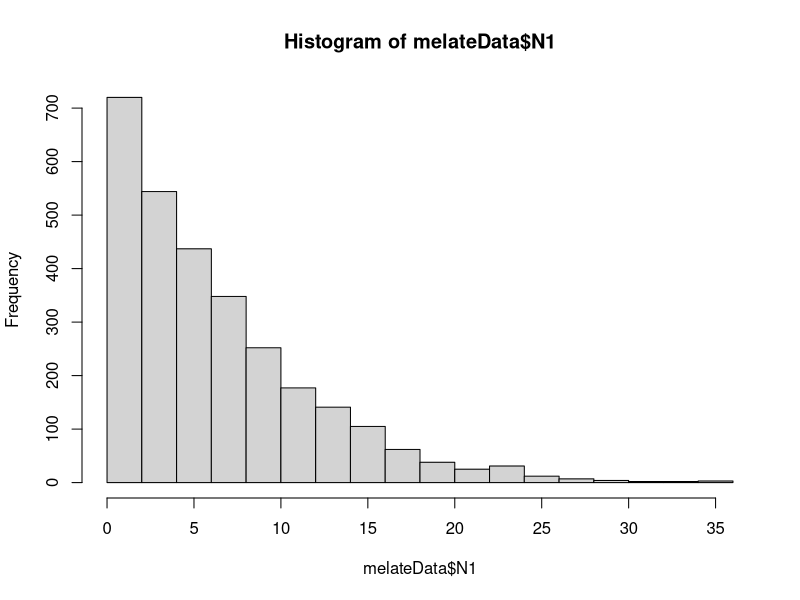
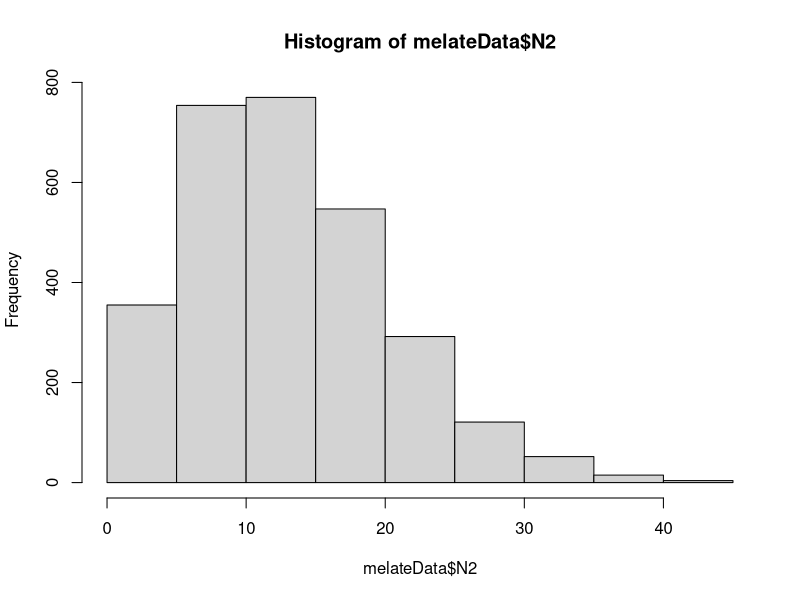
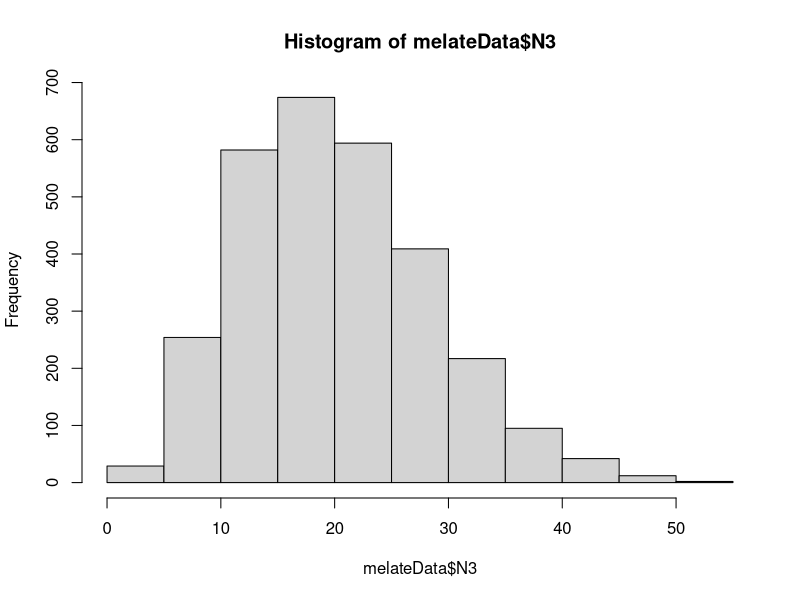
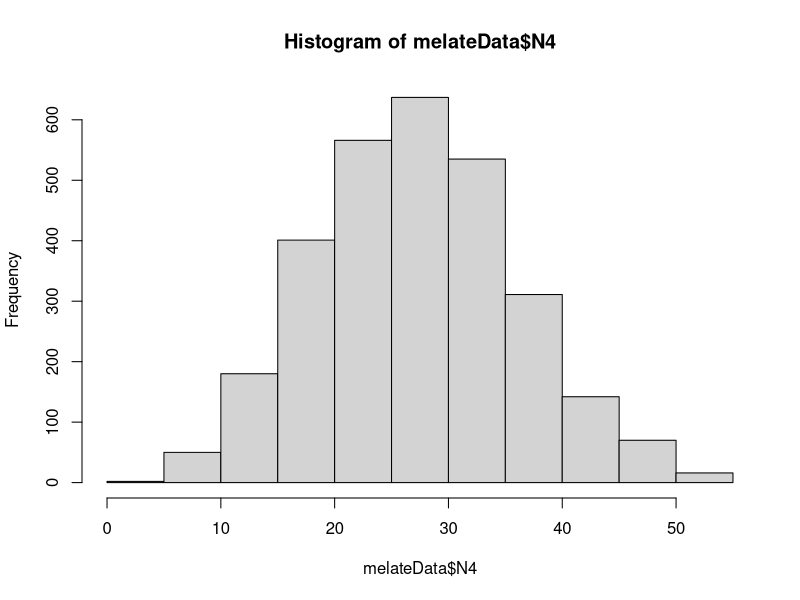
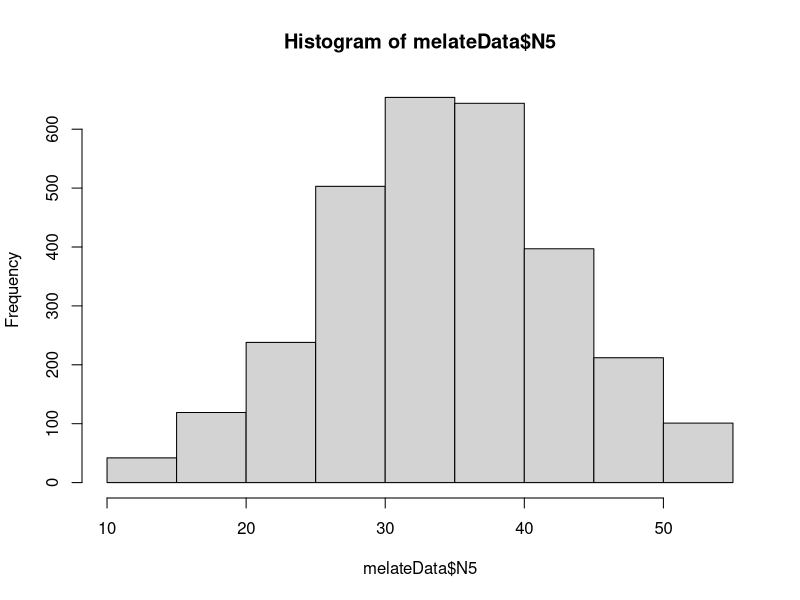
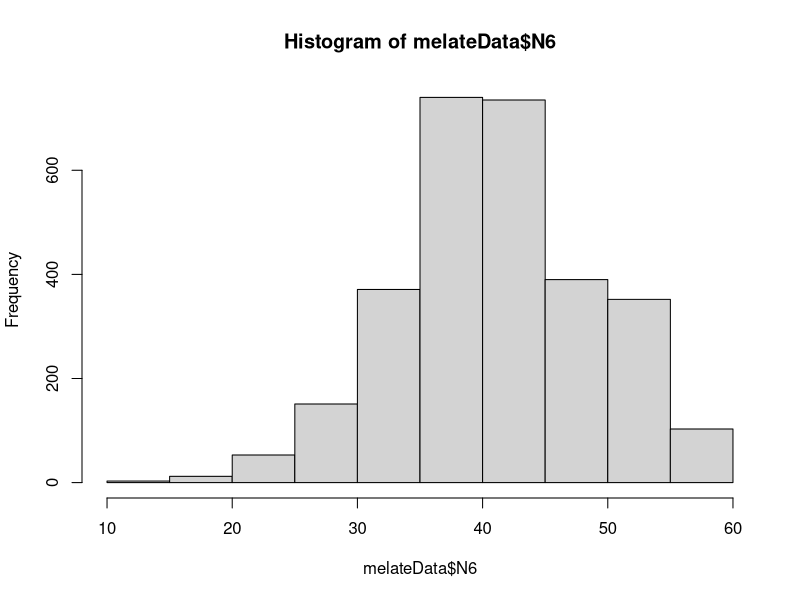

Here is the R script that generated these plots, in order:
melateData<-read.csv("ResultadosMelate.csv")
names(melateData)
melateData
summary(melateData)
dim(melateData)
hist(melateData$N1)
hist(melateData$N2)
hist(melateData$N3)
hist(melateData$N4)
hist(melateData$N5)
hist(melateData$N6)